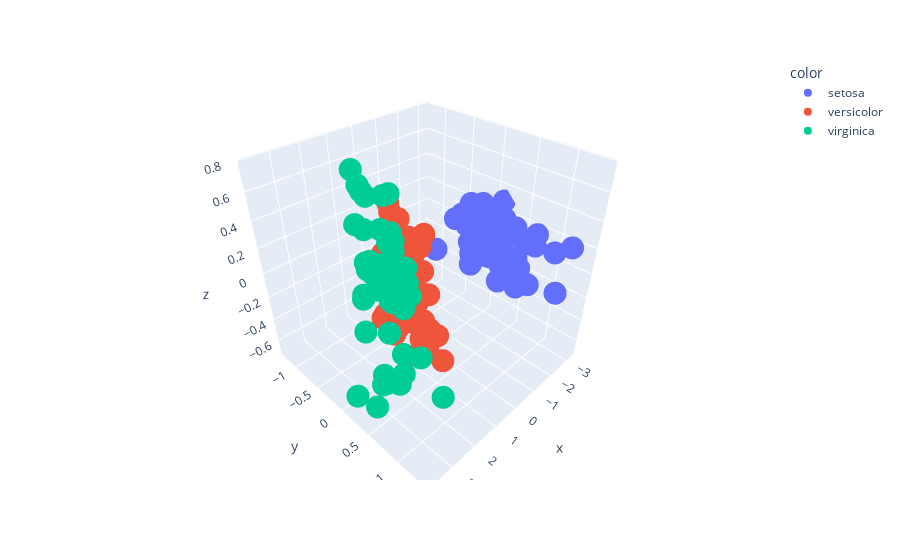

Here is the notebook cell this chart was saved with:
### Markdown cell above
# Using Plotly

### Code cell
import plotly.express as ply
import cufflinks as cff
import numpy as np
cff.go_offline()
ply.scatter_3d(x=finaldf['Plot1'],y=finaldf['Plot2'],z=finaldf['Plot3'],color=finaldf['species'])
